Frame 1 (no input): blank canvas, image omitted
Frame 60 (the mouse pressed at the canvas centre just before this capture): blank canvas, image omitted
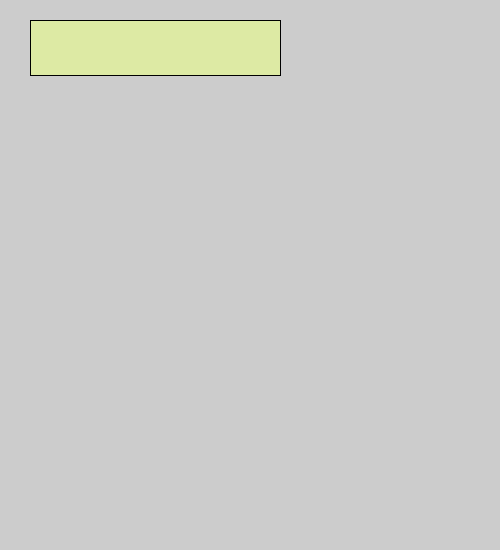
Frame 120 (the mouse held since frame 60 and released just before this capture)

The Processing sketch whose frames 1 and 60 were blank and that drew this single picture after the mouse press (run headless with seeded random() and noise(); from frame 60 on, the mouse is pressed at the canvas centre):

// Processing sketch: idk
// ── idk.pde
void setup()
{
size(500,550);
}
void draw()
{
 rect(30,20,mouseX,55);
 if(mousePressed)
 fill(random(255),234,164);
 else
 fill(225,0,0);
}
